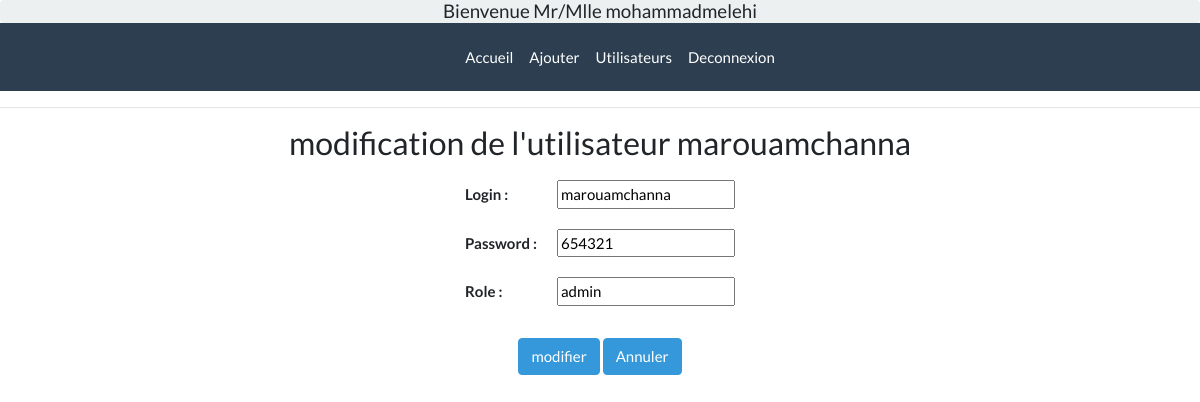
Page /e-com-app/devoir/updateUser.php?id=5 (signed in) on the committed database.
### tables this page shows
CREATE TABLE `user` (
  `iduser` int(11) NOT NULL,
  `login` varchar(30) NOT NULL,
  `password` varchar(20) NOT NULL,
  `role` varchar(20) NOT NULL
);

### e-com-app/devoir/updateUser.php (the view, shortened to what this page needs)
<?php
$id=$_GET["id"];
$connect = mysqli_connect('localhost','root','','devoir0') or die("Erreur
deconnexion auserveur.");
$result = mysqli_query($connect, "SELECT login, password , role from user where iduser =  $id ");
$row = mysqli_fetch_array($result);
 ?>
<!DOCTYPE html>
<html>
<head>
	<link rel="stylesheet" type="text/css" href="https://bootswatch.com/4/flatly/bootstrap.min.css">
</head>
<body bgcolor="bluefff">
	 <?php
			if($_SESSION)
			echo '<h5 class=" alert alert-light mb-0 text-center p-0" >Bienvenue Mr/Mlle '.$_SESSION["login"].'</h5>';
	 	?>
	<nav class="navbar navbar-expand-lg navbar-dark bg-primary p-0">
	 	<dir class="mx-auto">
	    <ul class="navbar-nav mr-auto">
	      <li class="nav-item ">
	        <a class="nav-link" href="index.php">Accueil</a>
	      </li>
	      <?php
	if($_SESSION){
	echo '<li class="nav-item"><a class="nav-link" href="ajouter.php">Ajouter</a></li>';
	if($_SESSION["role"] == "admin")
	echo '  <li class="nav-item"><a class="nav-link" href="users.php">Utilisateurs</a></li>';
	echo '  <li class="nav-item"><a class="nav-link" href="logout.php">Deconnexion</a></li>
	</ul>
	</dir>
	</nav>';
	}
	else
		echo '<li class="nav-item"><a class="nav-link" href="connexion.php">Connexion</a></li>
	</ul>
	</dir>
	</nav>';
	 ?>
<hr>
<center>
	<div id="formedit" >
	<h3>modification de l'utilisateur <?php echo $row['login']; ?></h3>
<form action="updateU.php?id=<?php echo $id ?>" method="post">
<table   cellpadding="10" >
	<tr>
    <th>Login :</th>
    <th><input type="text" name="i_login" placeholder="entrez le login" value="<?php echo $row['login']?>"></th>
  </tr>
  <tr>
    <th>Password :</th>
    <th><input type="text" name="i_password" placeholder="entrez le password" value="<?php echo $row['password']?>"></th>
  </tr>
  <tr>
    <th>Role :</th>
    <th><input type="text" name="i_role" placeholder="entrez le role" value="<?php echo $row['role']?>"></th>
  </tr>
</table>
<br>
<input class ="btn btn-info " type="submit" value="modifier"  >
<a class ="btn btn-info " href="users.php">Annuler</a>
</form>
</div>
<br><br>
</center>
</body>
</html>

### rows in the picture
user: login "marouamchanna", i_login "marouamchanna", i_password "654321", i_role "admin"

### other values in the picture
$_SESSION["login"] "mohammadmelehi"
